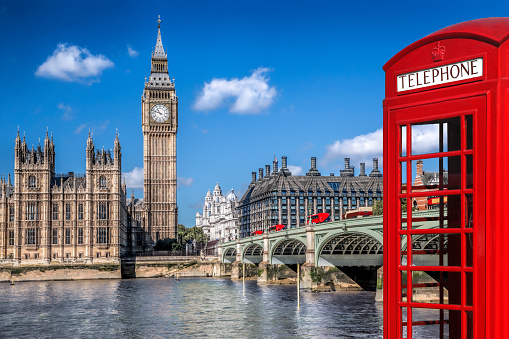
#> input picture Images/img1.jpg, 509 x 339 px
$ python 'histogram(color).py'
#> lines starting #> are read from the running program, lines starting #| are printed output that depends on the picture; after the words box and inside, x2 and y2 are one past the last pixel; in counts of white or black regions, pixels touching at a corner belong together
import cv2 as cv
import matplotlib.pyplot as plt
import numpy as np
img = cv.imread('Images/img1.jpg')
#> img is the input picture: shape (339, 509, 3); mean B, G, R 132.8, 104.8, 102.1
cv.imshow('Image',img)

blank = np.zeros(img.shape[:2], dtype='uint8')
mask = cv.circle(blank,(img.shape[1]//2, img.shape[0]//2), 100, 255, -1)
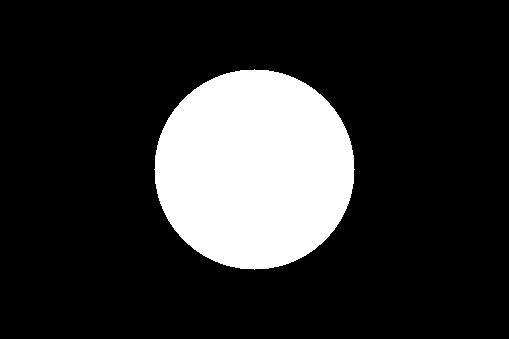
#> blank: shape (339, 509); 18.2% white; 1 white region, box (x1, y1, x2, y2) and area: (154, 69, 355, 270) 31417

masked = cv.bitwise_and(img, img, mask=mask)
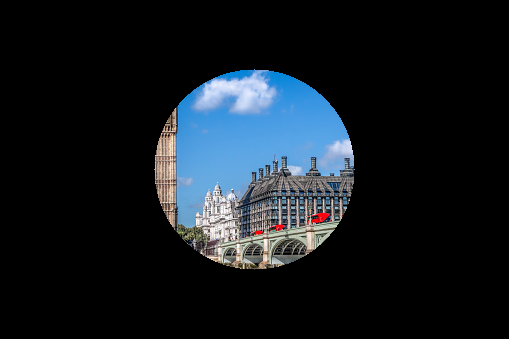
#> masked: shape (339, 509, 3); mean B, G, R 32.3, 26.5, 20.1
cv.imshow('Mask',masked)
colors = ('b', 'g', 'r')
plt.figure()
plt.title('Color histogram')
plt.xlabel('Bins') #represents intervals of pixel intensities
plt.ylabel('no of pixels')
for i,col in enumerate(colors):
    hist = cv.calcHist([img], [i], mask, [256], [0,256])
    plt.plot(hist, color=col)
    plt.xlim([0,256])
plt.show()
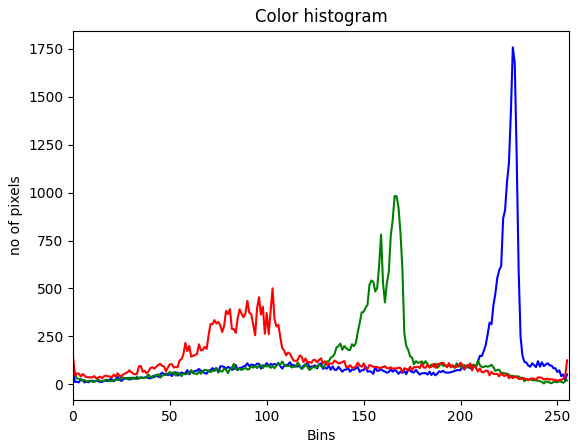
#> figure drawn by matplotlib, 1 panel; curve peaks at x = 227, y = 1757; curve peaks at x = 166, y = 982; curve peaks at x = 103, y = 501


cv.waitKey(0)

$ run again, with Images/IMG-20160729-WA0006-1.jpg copied over Images/img1.jpg
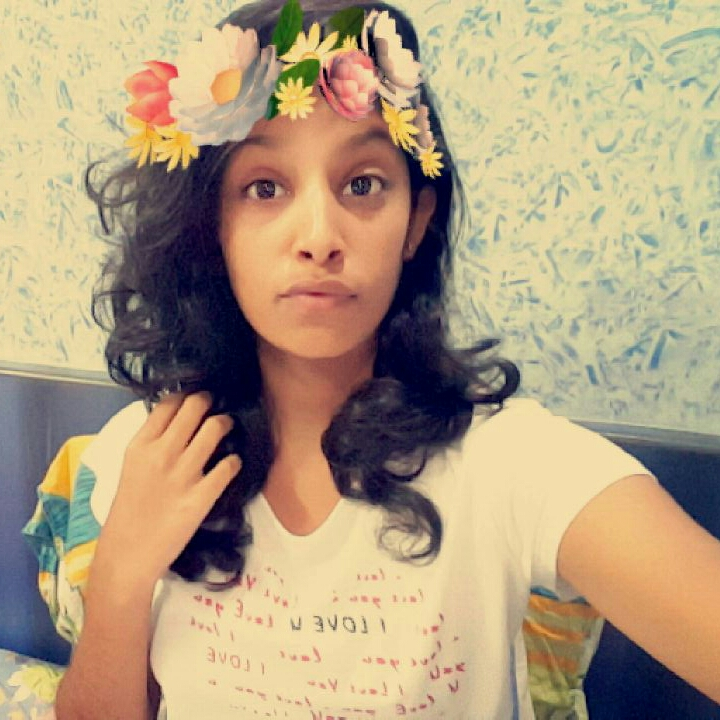
#> input picture Images/IMG-20160729-WA0006-1.jpg, 720 x 720 px
#> img is the input picture: shape (720, 720, 3); mean B, G, R 126.1, 155.1, 175.5
#> `mask = cv.circle(blank,(img.shape[1]//2, img.shape[0]//2), 100, 255, -1)`:
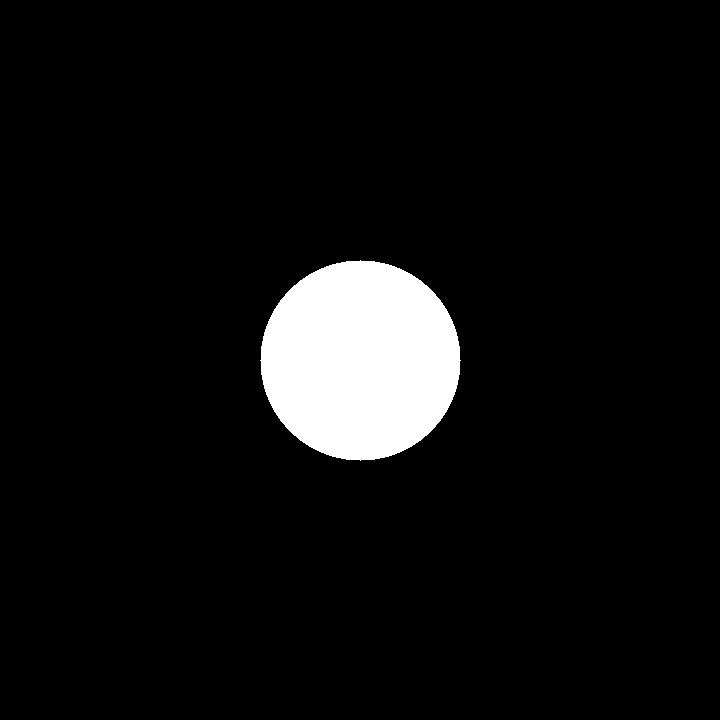
#> blank: shape (720, 720); 6.1% white; 1 white region, box (x1, y1, x2, y2) and area: (260, 260, 461, 461) 31417
#> `plt.show()`:
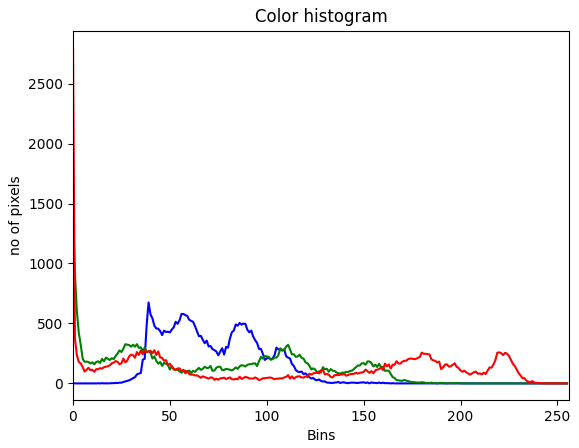
#> figure drawn by matplotlib, 1 panel; curve peaks at x = 39, y = 675; curve peaks at x = 0, y = 1431; curve peaks at x = 0, y = 2802

$ run again, with Images/IMG-20170716-WA0033.jpg copied over Images/img1.jpg
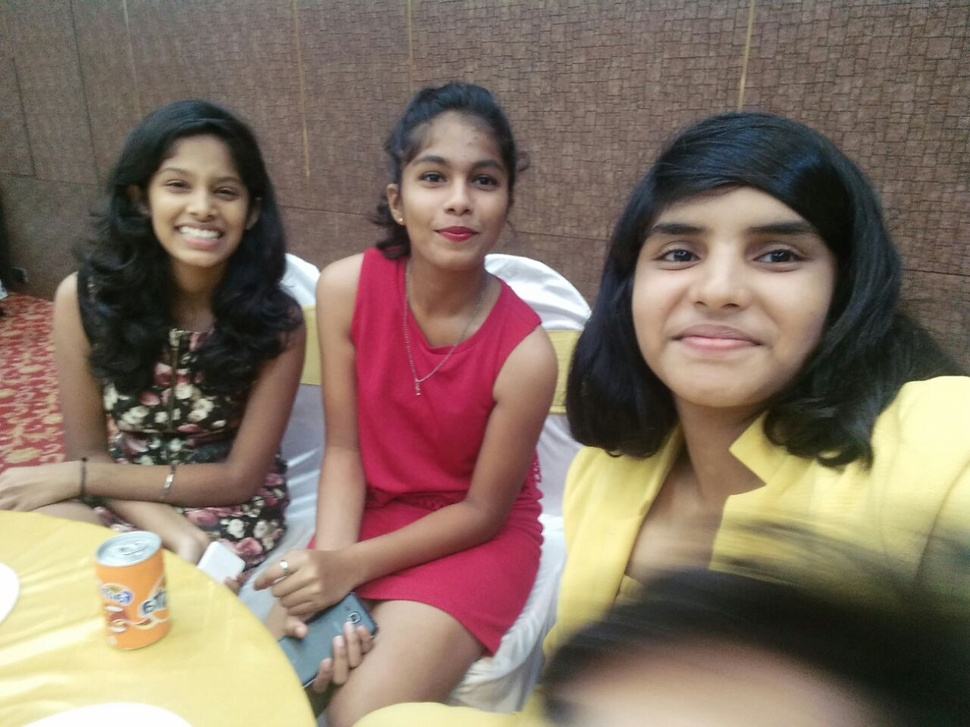
#> input picture Images/IMG-20170716-WA0033.jpg, 970 x 727 px, shrunk from 1280 x 959 before the run
#> img is the input picture: shape (727, 970, 3); mean B, G, R 99.2, 112.8, 131.3
#> `mask = cv.circle(blank,(img.shape[1]//2, img.shape[0]//2), 100, 255, -1)`:
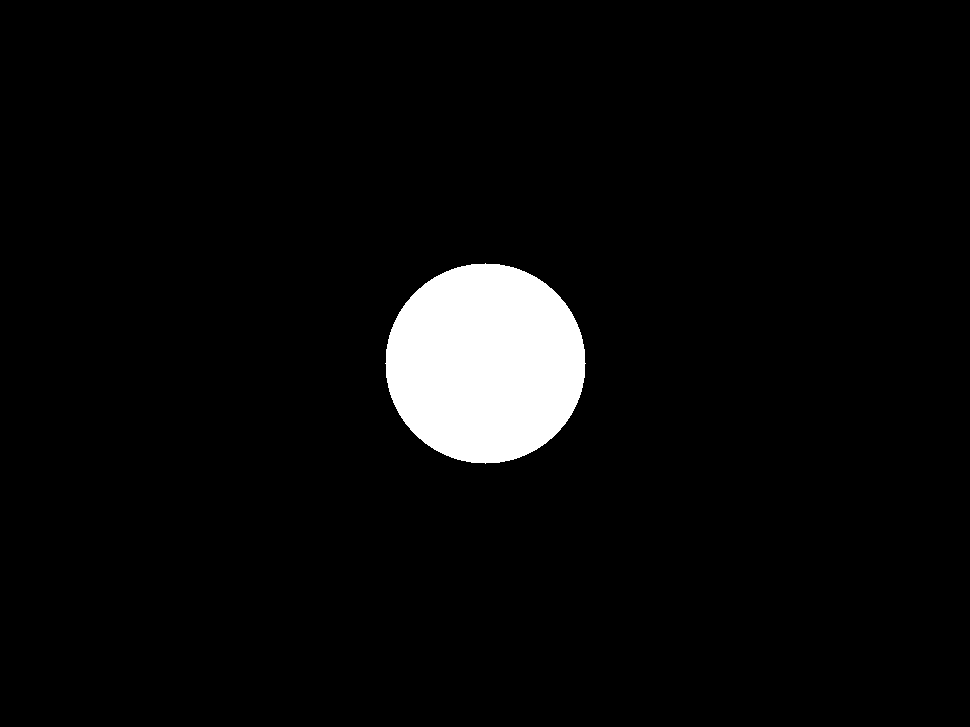
#> blank: shape (727, 970); 4.5% white; 1 white region, box (x1, y1, x2, y2) and area: (385, 263, 586, 464) 31417
#> `plt.show()`:
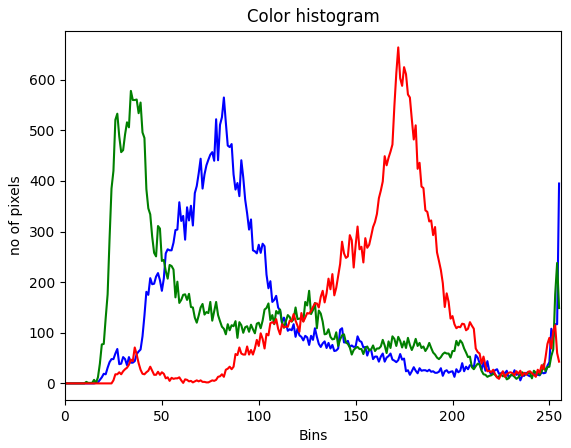
#> figure drawn by matplotlib, 1 panel; curve peaks at x = 82, y = 565; curve peaks at x = 34, y = 578; curve peaks at x = 172, y = 664

$ run again, with Images/group.jpg copied over Images/img1.jpg
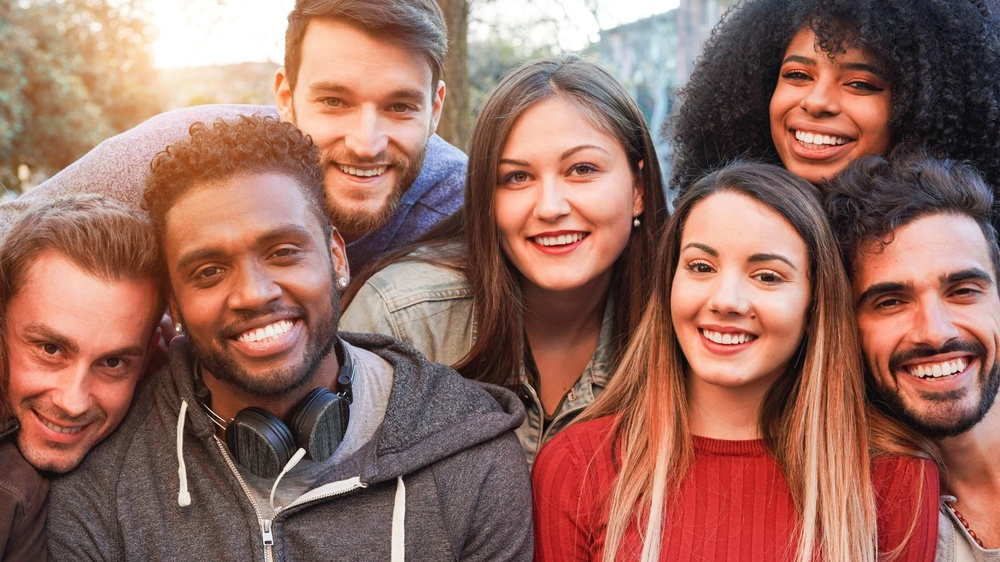
#> input picture Images/group.jpg, 1000 x 562 px, shrunk from 1920 x 1080 before the run
#> img is the input picture: shape (562, 1000, 3); mean B, G, R 96, 107.2, 150.7
#> `mask = cv.circle(blank,(img.shape[1]//2, img.shape[0]//2), 100, 255, -1)`:
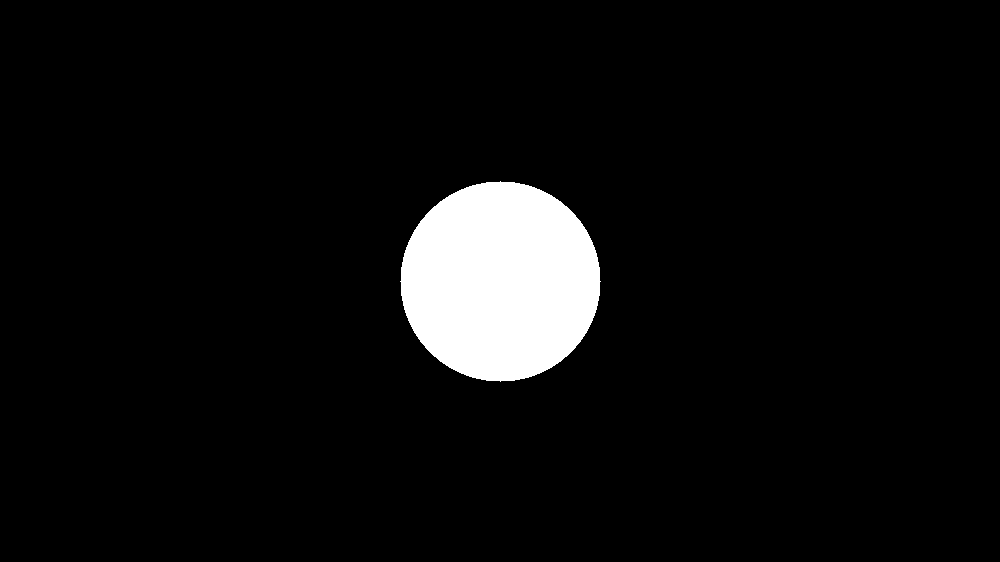
#> blank: shape (562, 1000); 5.6% white; 1 white region, box (x1, y1, x2, y2) and area: (400, 181, 601, 382) 31417
#> `plt.show()`:
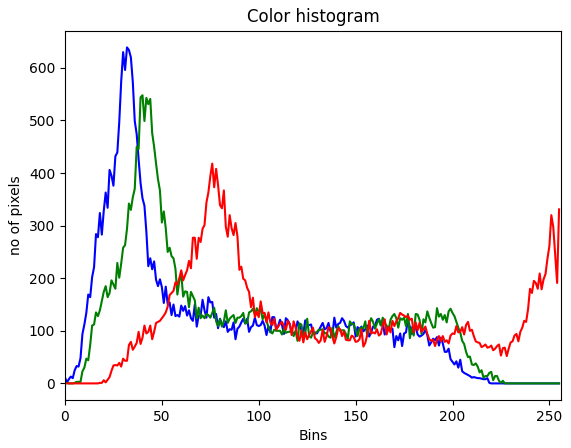
#> figure drawn by matplotlib, 1 panel; curve peaks at x = 32, y = 639; curve peaks at x = 40, y = 548; curve peaks at x = 76, y = 418
